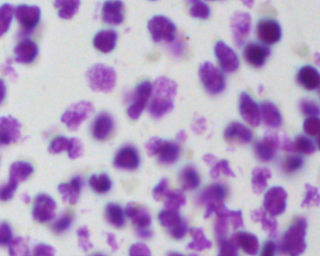
#> input picture ENG/lectures/Lecture_2/nuclear.png, 320 x 256 px
$ jupyter execute --allow-errors Lect_2_autocontrast.ipynb   (shell and % lines are left out)   (older library calls are emulated)
#> lines starting #> are read from the running program, lines starting #| are printed output that depends on the picture
# Lecture 2. Autocontrast.
## Linear autocontrast.

[cell 1]
import numpy as np
from skimage.io import imread, imsave, imshow
from skimage import img_as_ubyte
import matplotlib.pyplot as plt

#> (a cell that did not finish here is left out)

[cell 3]
img = imread('nuclear.png', as_grey=True)
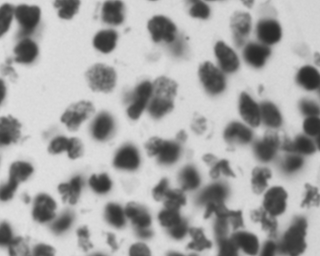
#> img: shape (256, 320) float64; min 0.156, max 0.884, mean 0.642

plt.figure(figsize=(10,15))
plt.subplot(421)
imshow(img)
plt.subplot(422)
plt.hist(img.ravel(), bins = 255, range=[0, 1]);
plt.subplot(423)
inv_img = 1 - img
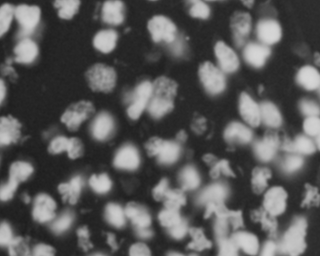
#> inv_img: shape (256, 320) float64; min 0.116, max 0.844, mean 0.358
imshow(inv_img)
plt.subplot(424)
plt.hist(inv_img.ravel(), bins = 255, range=[0, 1]);
plt.subplot(425)
imshow(inv_img - inv_img.min())
plt.subplot(426)
plt.hist((inv_img - inv_img.min()).ravel(), bins = 255, range=[0, 1]);
plt.subplot(427)
imshow((inv_img - inv_img.min()) / (inv_img.max() - inv_img.min()))
plt.subplot(428)
plt.hist(((inv_img - inv_img.min()) / (inv_img.max() - inv_img.min())).ravel(), bins = 255, range=[0, 1]);
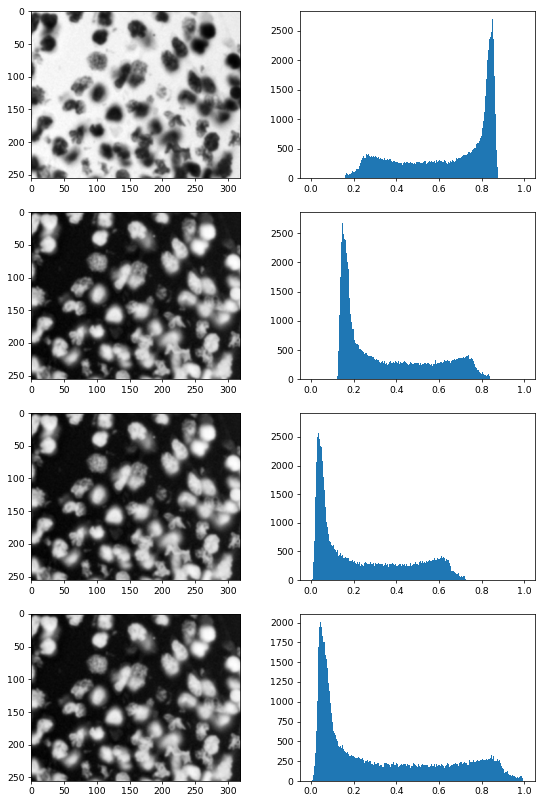
#> figure drawn by matplotlib, 8 panels; panel 2: tallest bar 2702 high, from x = 0.847 to 0.851; panel 4: tallest bar 2727 high, from x = 0.149 to 0.153; panel 6: tallest bar 2784 high, from x = 0.0314 to 0.0353; panel 8: tallest bar 2012 high, from x = 0.0431 to 0.0471

## Autocontrast of RGB image

Algorithm for autocontrast $RGB$ image:
- convert image into $YUV$ color scheme;
- apply linear autocontrast for channel $Y$;
- convert again into $RGB$ color scheme.

$Y$ - the brithness, $U$ and $V$ - additional color components.

Convertation $RGB$ to $YUV$:
- $Y = 0.2126 \times R + 0.7152 \times G + 0.0722 \times B$
- $U = -0.0999 \times R - 0.3360 \times G + 0.4360 \times B$
- $V = 0.6150 \times R - 0.5586 \times G - 0.0563 \times B$

in skimage.color.rgb2yuv

Convertation $YUV$ to $RGB$:
- $R = Y + 1.2803 \times V$
- $G = Y - 0.2148 \times U - 0.3805 \times V$
- $B = Y + 2.1279 \times U$

in skimage.color.yuv2rgb

https://en.wikipedia.org/wiki/YUV

## Color correction (grayscale world)

Photographers make test photos of color cards. They know real color of each card. Using them they can correct colors on images.

$R = \frac{R}{r_w}$
$G = \frac{G}{g_w}$
$B = \frac{B}{b_w}$

But in our images we do not have such cards. But there is another way for color correction which is called grayscale world.

$Avr = \frac{\overline R + \overline G + \overline B}{3}$

$r_w = \frac{R}{Avr}$
$g_w = \frac{G}{Avr}$
$b_w = \frac{B}{Avr}$

[cell 4]
plt.figure(figsize=(10,10))
imshow(imread('color_correction.png'))
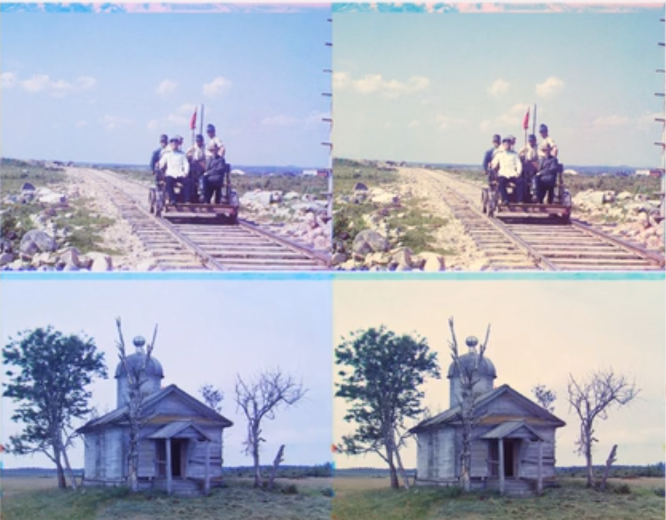
#> input picture ENG/lectures/Lecture_2/color_correction.png, 1332 x 1040 px (shown at 1/2 size)

## Enhanced autocontrast or histogram equalization

Algorithm:
1. calculate the historgam of the image;
2. calculate $cdf$ using the histogram from the previous step;
3. update the value of pixel using formula:

$f(x) = \frac{cdf(x) - cdf_{min}}{N - 1}$

where $cdf(x)$ - cumulative distribution function, $cdf_{min}$ - the minimum value of $cdf(x)$ but not equal 0, $N$ - the number of pixels.

[cell 5]
from skimage.data import moon
img = moon()
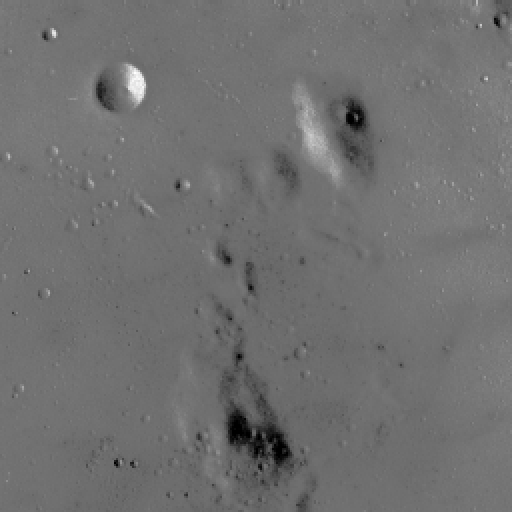
#> input picture skimage.data.moon(), 512 x 512 px
#> img is the input picture: shape (512, 512); min 0, max 255, mean 112.2
plt.figure(figsize = (10, 5))
plt.subplot(121)
imshow(img)
plt.subplot(122)
h = plt.hist(img.ravel(), bins = 256, range=(0,255))[0];
#> h = 256 values, max 23296 at index 115, min 0 at index 1, mean 1024
cdf = np.cumsum(h)
#> cdf = 256 values from 240 to 262144
plt.plot(range(len(h)), cdf / cdf.max() * h.max());
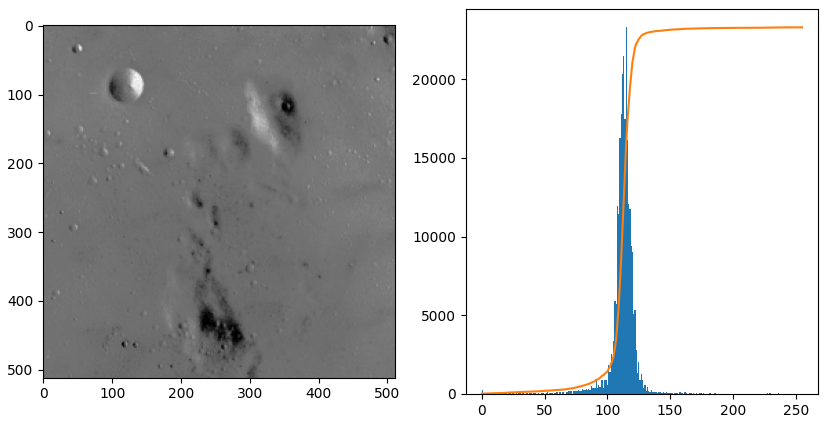
#> figure drawn by matplotlib, 2 panels; panel 2: tallest bar 23296 high, from x = 114.6 to 115.5; panel 2: curve peaks at x = 255, y = 23296
